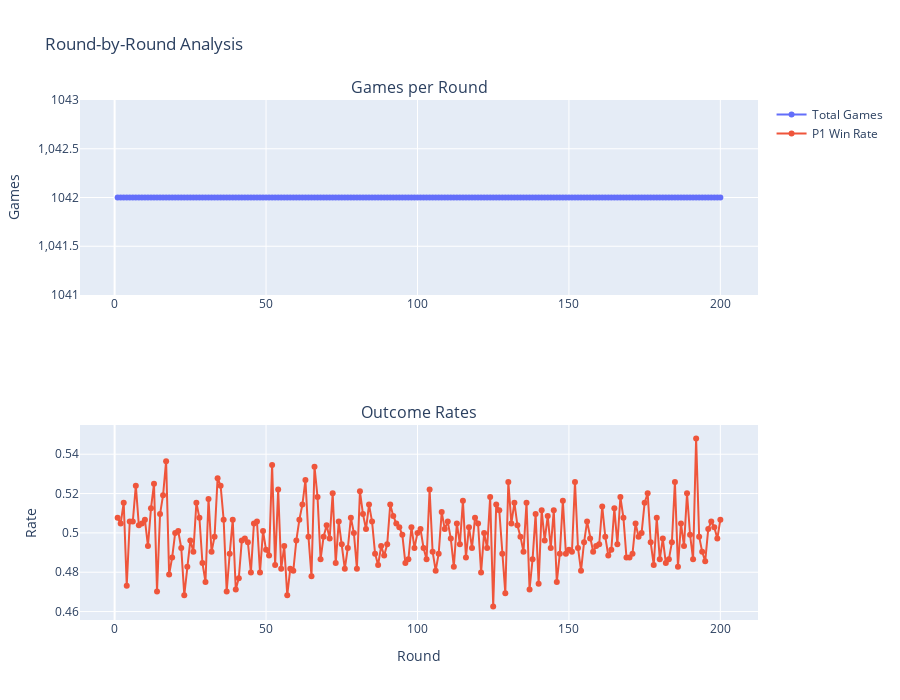

This figure's notebook cell:
### Markdown cell above
## Performance by Round

### Code cell
# Analyze performance by round
round_stats = matches_df.groupby("round").agg(
    {
        "p1_wins": "sum",
        "p2_wins": "sum",
        "draws": "sum",
    }
)

round_stats["total_games"] = (
    round_stats["p1_wins"] + round_stats["p2_wins"] + round_stats["draws"]
)
round_stats["p1_win_rate"] = round_stats["p1_wins"] / round_stats["total_games"]
round_stats["draw_rate"] = round_stats["draws"] / round_stats["total_games"]

fig = make_subplots(rows=2, cols=1, subplot_titles=("Games per Round", "Outcome Rates"))

# Total games per round
fig.add_trace(
    go.Scatter(
        x=round_stats.index,
        y=round_stats["total_games"],
        mode="lines+markers",
        name="Total Games",
    ),
    row=1,
    col=1,
)

# Outcome rates
fig.add_trace(
    go.Scatter(
        x=round_stats.index,
        y=round_stats["p1_win_rate"],
        mode="lines+markers",
        name="P1 Win Rate",
    ),
    row=2,
    col=1,
)

# fig.add_trace(
#     go.Scatter(
#         x=round_stats.index,
#         y=round_stats["draw_rate"],
#         mode="lines+markers",
#         name="Draw Rate",
#     ),
#     row=2,
#     col=1,
# )

fig.update_xaxes(title_text="Round", row=2, col=1)
fig.update_yaxes(title_text="Games", row=1, col=1)
fig.update_yaxes(title_text="Rate", row=2, col=1)
fig.update_layout(height=700, title_text="Round-by-Round Analysis")
fig.show()

### Figure 1 — Plotly figure (JSON) as saved in the notebook; plotly's stock layout.template omitted (floating-point values rounded to 4 significant figures; data arrays with more than 128 entries replaced by an {"elided": "..."} marker saying what was removed)
{"data": [{"mode": "lines+markers", "name": "Total Games", "type": "scatter", "x": {"elided": "200 int values"}, "xaxis": "x", "y": {"elided": "200 int values"}, "yaxis": "y"}, {"mode": "lines+markers", "name": "P1 Win Rate", "type": "scatter", "x": {"elided": "200 int values"}, "xaxis": "x2", "y": {"elided": "200 float values"}, "yaxis": "y2"}], "layout": {"annotations": [{"font": {"size": 16}, "showarrow": false, "text": "Games per Round", "x": 0.5, "xanchor": "center", "xref": "paper", "y": 1, "yanchor": "bottom", "yref": "paper"}, {"font": {"size": 16}, "showarrow": false, "text": "Outcome Rates", "x": 0.5, "xanchor": "center", "xref": "paper", "y": 0.375, "yanchor": "bottom", "yref": "paper"}], "height": 700, "title": {"text": "Round-by-Round Analysis"}, "xaxis": {"anchor": "y", "domain": [0, 1]}, "xaxis2": {"anchor": "y2", "domain": [0, 1], "title": {"text": "Round"}}, "yaxis": {"anchor": "x", "domain": [0.625, 1], "title": {"text": "Games"}}, "yaxis2": {"anchor": "x2", "domain": [0, 0.375], "title": {"text": "Rate"}}}}
